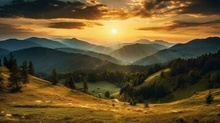
%> input picture fondo.jpeg, 220 x 123 px, shrunk from 357 x 200 before the run
$ octave Ex1erP.m   (GNU Octave 9; MATLAB toolbox functions it lacks are replaced by stand-ins)
%> lines starting %> are read from the running program, lines starting %| are printed output that depends on the picture
imagen = imread('fondo.jpeg');
%> imagen is the input picture: size 123x220x3 uint8; mean R, G, B 101.5, 81.4, 43.3
[m,n] = size(imagen);
%> m = 123; n = 660

%%gris
bw = rgb2gray(imagen);
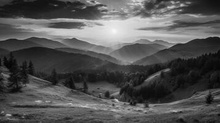
%> bw: size 123x220 uint8; min 1, max 247, mean 83.1

%%rojo
r=imagen;
r(:,:,1);
r(:,:,2) = 0;
r(:,:,3) = 0;
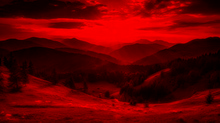
%> r: size 123x220x3 uint8; mean R, G, B 101.5, 0, 0

%%verde
g=imagen;
g(:,:,1)=0;
g(:,:,2);
g(:,:,3)=0;
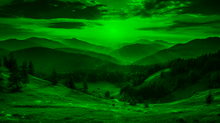
%> g: size 123x220x3 uint8; mean R, G, B 0, 81.4, 0

%%azul
b=imagen;
b(:,:,1)=0;
b(:,:,2)=0;
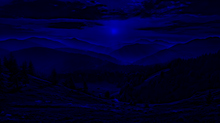
%> b: size 123x220x3 uint8; mean R, G, B 0, 0, 43.3
b(:,:,3);

%%magenta
m=imagen;
m=r+b;

%%amarillo
y=imagen;
y=r+g;
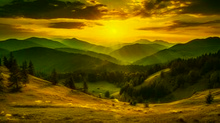
%> y: size 123x220x3 uint8; mean R, G, B 101.5, 81.4, 0

%%cyan
c= imagen;
c=b+g;

%%negro
k=imagen;
k(:,:,1)=0;
k(:,:,2)=0;
k(:,:,3)=0;
%> k: size 123x220x3 uint8; every value is 0

%%blanco
w=imagen;
w(:,:,1)=255;
w(:,:,2)=255;
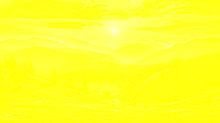
%> w: size 123x220x3 uint8; mean R, G, B 255, 255, 43.3
w(:,:,3)=255;
%> w: size 123x220x3 uint8; every value is 255


result = imtile({r,g,b,c,m,y,k,bw,w}, 'GridSize', [3 3]); % Asegura un formato de cuadrícula de 3x3 para la disposición
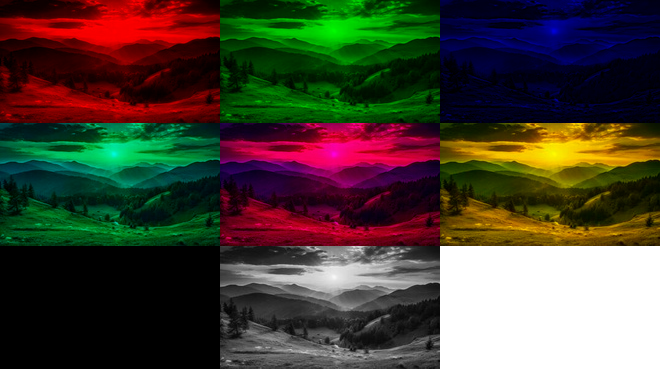
%> result: size 369x660x3 uint8; mean R, G, B 71.4, 64.7, 52

imshow(result);
imwrite(result, 'imagen_resultante.jpg'); % Guarda la imagen resultante


% Mostrar la imagen
img= imread('imagen_resultante.jpg');
%img = imread("francia.jpg");
imshow(img);

n = input('Dame el numero de clases: ');
%> the answer given: 3
rep = input('Dame el numero de representantes para las clases: ');
%> the answer given: 3

representantes_clase = cell(1, n);
fprintf('Haz clic en la ubicación de los centroides de las clases:\n');

centroides = zeros(n, 3);
coor_centro=zeros(n,2);
for i = 1:n
    fprintf('Seleccione el centroide para la clase %d\n', i);
%> (the run ends here)
